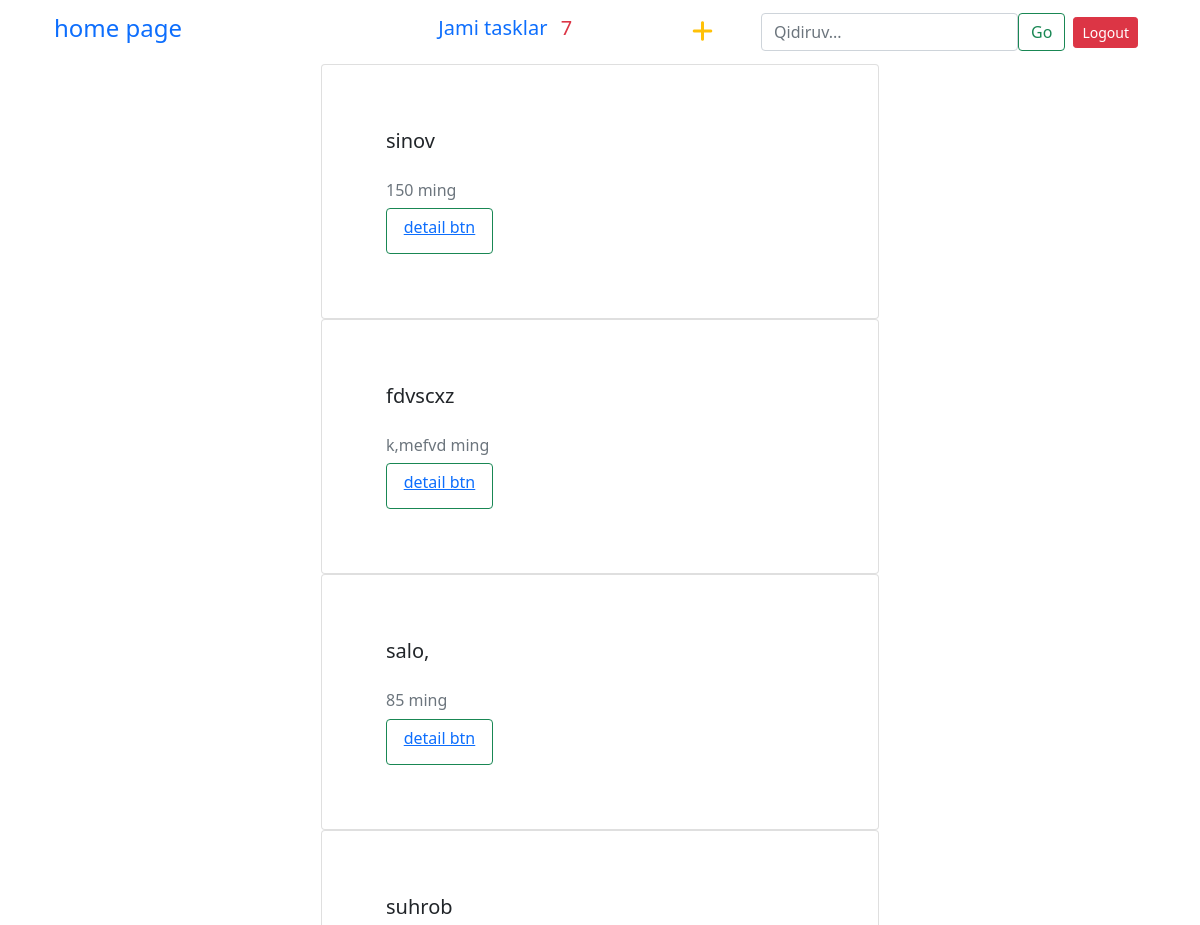
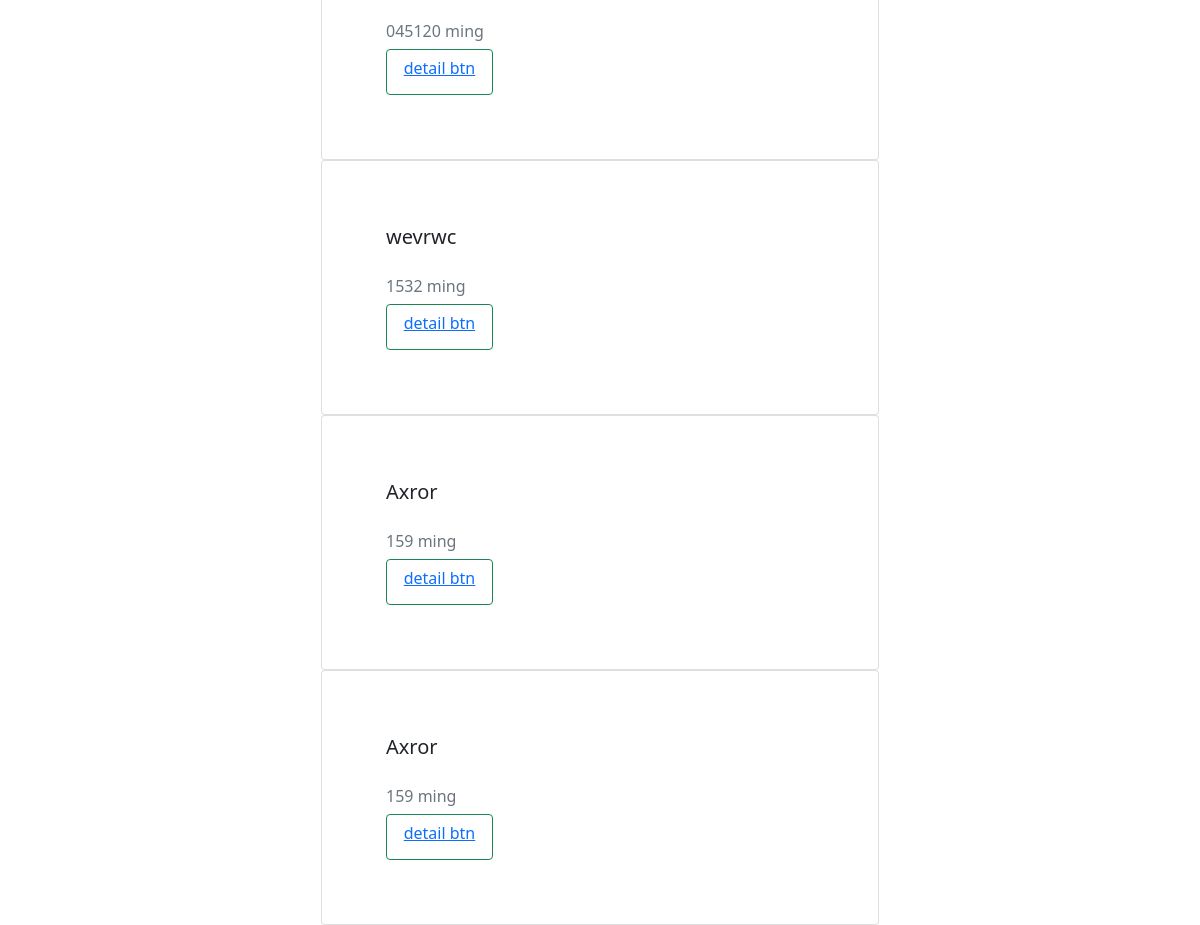
The page /card_list/ (signed in) on the database its author committed (2 pictures, top to bottom).
### todo_list/models.py (models this page shows, shortened)
class Todo(models.Model):
    sifat_type=(
        ('Alo','Alo'),('yaxshi','yaxshi'),('orta','orta')
    )
    user = models.ForeignKey(User, on_delete=models.CASCADE)
    title = models.CharField(max_length=255)
    description = models.TextField(null=True)
    narx = models.CharField(max_length=15)
    sifat = models.CharField(max_length=50, choices=sifat_type)
    created_at=models.DateTimeField(auto_now_add=True)

### todo_list/views.py (the view)
# urls.py: path('card_list/', views.card_list, name='card_list'),
@login_required
def card_list(request):
    q = request.GET.get('q')
    tasks = Todo.objects.filter(user=request.user)
    if q is not None:
        tasks = tasks.filter(Q(title__icontains=q))
    context = {
        'user_tasks_count': tasks.count(),
        'tasks': tasks,
    }
    return render(request, 'card_list.html', context)

### templates/card_list.html (shortened to what this page needs)
{% extends 'main.html' %}
{% block content %}
<div class="container">
    <nav class="navbar navbar-expand-lg bg-body-tertiary">
        <div class="container-fluid">
          <a class="navbar-brand" href="#"><h4>home page</h4></a>
          <div class="collapse navbar-collapse" id="navbarSupportedContent">
            <div class="pe-5 me-5">
                <h5 class="nav-link" href="#">Jami tasklar <span class="text-danger p-2">{{user_tasks_count}}</span></h5>
            </div>
            <a class="text-warning" href="{% url 'create_card' %}"><i class="fa-solid fa-plus fs-4"></i></a>
            <form action="{% url 'card_list' %}" class="d-flex" method="get">
                <input name="q" class="form-control" type="text" placeholder="Qidiruv...">
                <button type="submit" class="btn btn-outline-success">Go</button>
            </form>
            <div class="p-2">
                <a class="btn btn-danger btn-sm" href="{% url 'logout' %}">Logout</a>
            </div>
          </div>
        </div>
      </nav>
    <div >
        <center>
        {%if tasks%}
             {% for task in tasks %}
            <div class="card w-50 p-5">
                <div class="card-body text-start" >
                    <h5 class="card-title">{{task.title}}</h5> <br>
                    <h6 class="card-subtitle mb-2 text-muted">{{task.narx}} ming</h6>
                    <button class="btn form-control btn-outline-success w-25">
                      <a href="{% url 'detail_btn' task.id %}" class="h6">detail btn</a>
                    </button>
                </div>
            </div>
            {% endfor %}
        {%else%}
        <h5 class="alert alert-primary">
        Not task</h5>
        {%endif%}
        </center>
    </div>
</div>
{% endblock %}

### templates/main.html (shortened to what this page needs)
<!DOCTYPE html>
<html lang="en">
<head>
    <link rel="stylesheet" href="https://cdnjs.cloudflare.com/ajax/libs/font-awesome/6.3.0/css/all.min.css" />
    <link href="https://cdn.jsdelivr.net/npm/bootstrap@5.0.2/dist/css/bootstrap.min.css" rel="stylesheet">
</head>
<body>
    {% block content %}
    {% endblock %}
</body>
</html>

### rows shown on the page
Todo: title "sinov", narx "150"
Todo: title "fdvscxz", narx "k,mefvd"
Todo: title "salo,", narx "85"
Todo: title "suhrob", narx "045120"
Todo: title "wevrwc", narx "1532"
Todo: title "Axror", narx "159"
Todo: title "Axror", narx "159"

### other values the page prints
{{ user_tasks_count }} "7"
